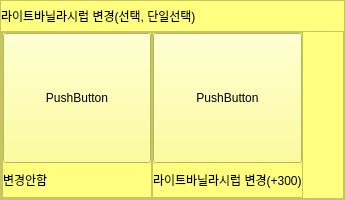
                 <widget class="QFrame" name="option_frame_6">
                  <property name="minimumSize">
                   <size>
                    <width>0</width>
                    <height>200</height>
                   </size>
                  </property>
                  <property name="maximumSize">
                   <size>
                    <width>16777215</width>
                    <height>200</height>
                   </size>
                  </property>
                  <property name="styleSheet">
                   <string notr="true">background-color: rgb(255, 255, 127);</string>
                  </property>
                  <property name="frameShape">
                   <enum>QFrame::StyledPanel</enum>
                  </property>
                  <property name="frameShadow">
                   <enum>QFrame::Raised</enum>
                  </property>
                  <layout class="QVBoxLayout" name="verticalLayout_22">
                   <property name="spacing">
                    <number>0</number>
                   </property>
                   <property name="leftMargin">
                    <number>0</number>
                   </property>
                   <property name="topMargin">
                    <number>0</number>
                   </property>
                   <property name="rightMargin">
                    <number>0</number>
                   </property>
                   <property name="bottomMargin">
                    <number>0</number>
                   </property>
                   <item>
                    <widget class="QLabel" name="option_6_title">
                     <property name="minimumSize">
                      <size>
                       <width>0</width>
                       <height>0</height>
                      </size>
                     </property>
                     <property name="maximumSize">
                      <size>
                       <width>16777215</width>
                       <height>30</height>
                      </size>
                     </property>
                     <property name="text">
                      <string>라이트바닐라시럽 변경(선택, 단일선택)</string>
                     </property>
                    </widget>
                   </item>
                   <item>
                    <widget class="QFrame" name="frame_20">
                     <property name="frameShape">
                      <enum>QFrame::StyledPanel</enum>
                     </property>
                     <property name="frameShadow">
                      <enum>QFrame::Raised</enum>
                     </property>
                     <layout class="QHBoxLayout" name="horizontalLayout_9">
                      <property name="spacing">
                       <number>0</number>
                      </property>
                      <property name="leftMargin">
                       <number>0</number>
                      </property>
                      <property name="topMargin">
                       <number>0</number>
                      </property>
                      <property name="rightMargin">
                       <number>0</number>
                      </property>
                      <property name="bottomMargin">
                       <number>0</number>
                      </property>
                      <item>
                       <widget class="QFrame" name="frame_21">
                        <property name="minimumSize">
                         <size>
                          <width>150</width>
                          <height>0</height>
                         </size>
                        </property>
                        <property name="frameShape">
                         <enum>QFrame::StyledPanel</enum>
                        </property>
                        <property name="frameShadow">
                         <enum>QFrame::Raised</enum>
                        </property>
                        <layout class="QVBoxLayout" name="verticalLayout_23">
                         <property name="spacing">
                          <number>0</number>
                         </property>
                         <property name="leftMargin">
                          <number>0</number>
                         </property>
                         <property name="topMargin">
                          <number>0</number>
                         </property>
                         <property name="rightMargin">
                          <number>0</number>
                         </property>
                         <property name="bottomMargin">
                          <number>0</number>
                         </property>
                         <item>
                          <widget class="QPushButton" name="option_6_btn_1">
                           <property name="minimumSize">
                            <size>
                             <width>0</width>
                             <height>130</height>
                            </size>
                           </property>
                           <property name="cursor">
                            <cursorShape>OpenHandCursor</cursorShape>
                           </property>
                           <property name="text">
                            <string>PushButton</string>
                           </property>
                           <property name="checkable">
                            <bool>true</bool>
                           </property>
                          </widget>
                         </item>
                         <item>
                          <widget class="QLabel" name="option_6_label_1">
                           <property name="text">
                            <string>변경안함</string>
                           </property>
                          </widget>
                         </item>
                        </layout>
                       </widget>
                      </item>
                      <item>
                       <widget class="QFrame" name="frame_22">
                        <property name="minimumSize">
                         <size>
                          <width>150</width>
                          <height>0</height>
                         </size>
                        </property>
                        <property name="frameShape">
                         <enum>QFrame::StyledPanel</enum>
                        </property>
                        <property name="frameShadow">
                         <enum>QFrame::Raised</enum>
                        </property>
                        <layout class="QVBoxLayout" name="verticalLayout_24">
                         <property name="spacing">
                          <number>0</number>
                         </property>
                         <property name="leftMargin">
                          <number>0</number>
                         </property>
                         <property name="topMargin">
                          <number>0</number>
                         </property>
                         <property name="rightMargin">
                          <number>0</number>
                         </property>
                         <property name="bottomMargin">
                          <number>0</number>
                         </property>
                         <item>
                          <widget class="QPushButton" name="option_6_btn_2">
                           <property name="minimumSize">
                            <size>
                             <width>0</width>
                             <height>130</height>
                            </size>
                           </property>
                           <property name="cursor">
                            <cursorShape>OpenHandCursor</cursorShape>
                           </property>
                           <property name="text">
                            <string>PushButton</string>
                           </property>
                           <property name="checkable">
                            <bool>true</bool>
                           </property>
                          </widget>
                         </item>
                         <item>
                          <widget class="QLabel" name="option_6_label_2">
                           <property name="text">
                            <string>라이트바닐라시럽 변경(+300)</string>
                           </property>
                          </widget>
                         </item>
                        </layout>
                       </widget>
                      </item>
                      <item>
                       <spacer name="horizontalSpacer_8">
                        <property name="orientation">
                         <enum>Qt::Horizontal</enum>
                        </property>
                        <property name="sizeHint" stdset="0">
                         <size>
                          <width>40</width>
                          <height>20</height>
                         </size>
                        </property>
                       </spacer>
                      </item>
                     </layout>
                    </widget>
                   </item>
                  </layout>
                 </widget>
